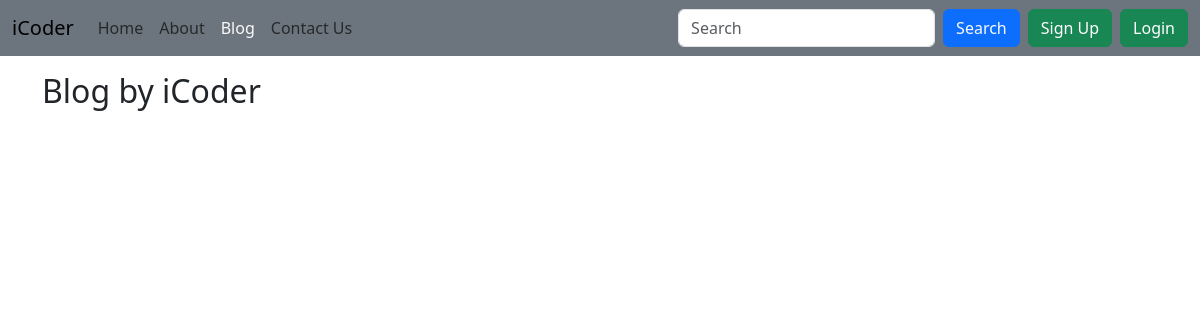
The page /blog/ on the database as committed earlier.
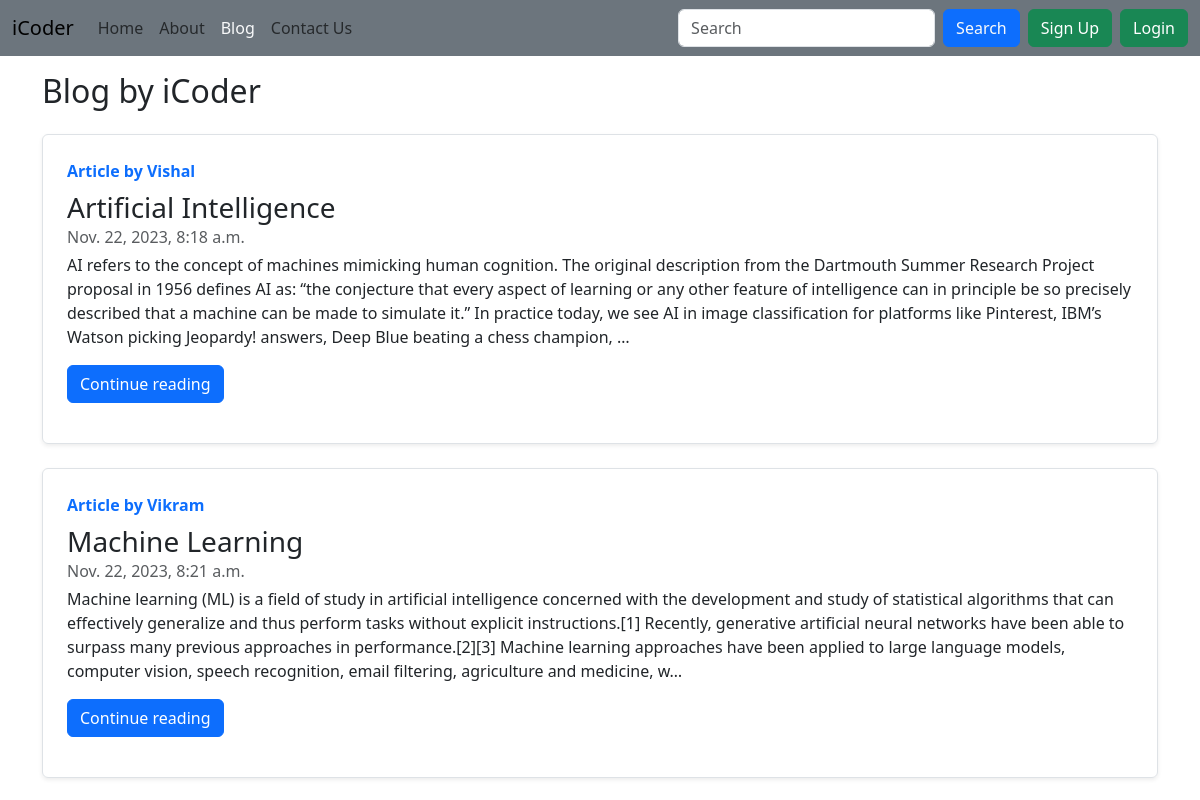
The same page on the database as committed later.
### blog/models.py (models this page shows, shortened)
class Post(models.Model):
    sno = models.AutoField(primary_key=True)
    title = models.CharField(max_length=255)
    content = models.TextField()
    author = models.CharField(max_length=100)
    slug = models.CharField(max_length=130)
    timeStamp = models.DateTimeField(blank=True)

### blog/views.py (the view)
# urls.py: path('', views.blogHome, name='blogHome'),
def blogHome(request):
    allPosts = Post.objects.all()
    context = {'allPosts' : allPosts}
    return render(request, 'blog/blogHome.html', context)

### templates/blog/blogHome.html (shortened to what this page needs)
{% extends "base.html" %}
{% block blogactive %} text-light {% endblock blogactive %}
{% block body %}
<div class="container my-3">
    <h2>Blog by iCoder</h2>
    {% for post in allPosts  %}
    <div class="row g-0 border rounded overflow-hidden flex-md-row my-4 shadow-sm h-md-250 position-relative">
      <div class="col p-4 d-flex flex-column position-static">
        <a href="#" class="text-decoration-none"><b class="d-inline-block mb-2 text-primary">Article by {{post.author}}</b></a>
        <a href="/blog/{{post.slug}}" class="text-decoration-none">
        <h3 class="mb-0 text-dark">{{post.title}}</h3>
        <div class="mb-1 text-body-secondary">{{post.timeStamp}}</div>
        <p class="card-text mb-auto text-dark">{{post.content | truncatechars:500}}</p>
          <div class="my-3">
            <a href="/blog/{{post.slug}}" role="button" class="btn btn-primary">
                Continue reading
              </a>
          </div>
      </div>
    </div>
    {% endfor %}
</div>
{% endblock body %}

Rows that differ between the two databases and show on the page:
added Post: author "Vishal", title "Artificial Intelligence", timeStamp "Nov. 22, 2023, 8:18 a.m.", content "AI refers to the concept of machines mimicking human cognition. The original description from the Dartmouth Summer Research Project proposal in 1956 defines AI as: “the conjecture that every aspect of learning or any other feature of intelligence can in principle be so precisely described that a machine can be made to simulate it.” In practice today, we see AI in image classification for platforms like Pinterest, IBM’s Watson picking Jeopardy! answers, Deep Blue beating a chess champion, …"
added Post: author "Vikram", title "Machine Learning", timeStamp "Nov. 22, 2023, 8:21 a.m.", content "Machine learning (ML) is a field of study in artificial intelligence concerned with the development and study of statistical algorithms that can effectively generalize and thus perform tasks without explicit instructions.[1] Recently, generative artificial neural networks have been able to surpass many previous approaches in performance.[2][3] Machine learning approaches have been applied to large language models, computer vision, speech recognition, email filtering, agriculture and medicine, w…"
